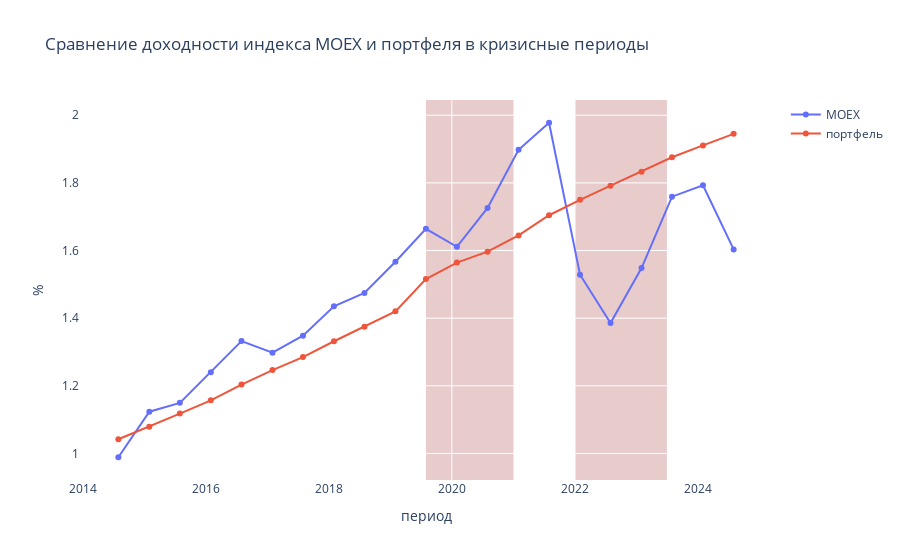

This figure's notebook cell:
### Code cell
def cumulative_log_return(df: pd.DataFrame) -> pd.DataFrame:
    log_returns = np.log(df / df.shift(1))  # Логарифмическая доходность
    cumulative_log_returns = log_returns.cumsum()  # Кумулятивная логарифмическая доходность
    return cumulative_log_returns

data_moex = pd.read_csv("data/MOEX.csv", index_col="TRADEDATE", parse_dates=["TRADEDATE"])
# data_moex = data_moex['return'][data_moex.index  >= "2014-01-01 00:00:00"]

moex = data_moex
# moex = moex.set_index("TRADEDATE")
moex = moex[moex.index >= '2014-07-01 00:00:00']
moex = moex[moex.index < '2025-01-01 00:00:00']
periods = generate_half_year_dates(moex)
moex['income'] = cumulative_log_return(moex['OPEN'])

income = []
for per in periods:
    stop = per + pd.DateOffset(months=6)
    period_data = moex[(moex.index >= per) & (moex.index < stop)].copy()
    # print(per,  period_data['income'].mean())
    income.append(1+period_data['income'].mean())

sub = data_portfel
sub['fact_proc'] = 1 + sub["fact_income"]/200
sub["fact_cum_proc"] = sub["fact_proc"].cumprod()
sub["fact_cum_percent"] = (sub["fact_proc"].cumprod() - 1) * 100

fig = go.Figure()
fig.add_trace(go.Scatter(y=income, x=periods, mode="lines+markers", name="MOEX"))
fig.add_trace(go.Scatter(y=sub["fact_cum_proc"], x=sub["period"], mode="lines+markers", name="портфель"))
# fig.add_hline(y=1.5, line_color='black', line_width=2, line_dash='dot')
# fig.add_hline(y=2, line_color='black', line_width=2, line_dash='dot')



fig.add_shape(
    type="rect",
    x0="2019-07-31", x1="2021-01-01",
    y0=0, y1=1,
    xref="x", yref="paper",
    fillcolor="darkred",
    opacity=0.2,
    layer="below",
    line_width=0,
)


fig.add_shape(
    type="rect",
    x0="2022-01-01", x1="2023-07-01",
    y0=0, y1=1,
    xref="x", yref="paper",
    fillcolor="darkred",
    opacity=0.2,
    layer="below",
    line_width=0,
)


fig.update_layout(
        title="Сравнение доходности индекса MOEX и портфеля в кризисные периоды",
        xaxis_title="период",
        yaxis_title="%",
        plot_bgcolor="white",
        xaxis=dict(showgrid=True),
        yaxis=dict(showgrid=True),
    )
fig.show()

### Figure 1 — Plotly figure (JSON) as saved in the notebook; plotly's stock layout.template omitted (floating-point values rounded to 4 significant figures)
{"data": [{"mode": "lines+markers", "name": "MOEX", "type": "scatter", "x": ["2014-07-31T00:00:00", "2015-01-31T00:00:00", "2015-07-31T00:00:00", "2016-01-31T00:00:00", "2016-07-31T00:00:00", "2017-01-31T00:00:00", "2017-07-31T00:00:00", "2018-01-31T00:00:00", "2018-07-31T00:00:00", "2019-01-31T00:00:00", "2019-07-31T00:00:00", "2020-01-31T00:00:00", "2020-07-31T00:00:00", "2021-01-31T00:00:00", "2021-07-31T00:00:00", "2022-01-31T00:00:00", "2022-07-31T00:00:00", "2023-01-31T00:00:00", "2023-07-31T00:00:00", "2024-01-31T00:00:00", "2024-07-31T00:00:00"], "y": [0.9888, 1.124, 1.15, 1.24, 1.332, 1.298, 1.348, 1.435, 1.474, 1.567, 1.664, 1.611, 1.726, 1.898, 1.978, 1.528, 1.385, 1.548, 1.759, 1.793, 1.603]}, {"mode": "lines+markers", "name": "портфель", "type": "scatter", "x": ["2014-07-31", "2015-01-31", "2015-07-31", "2016-01-31", "2016-07-31", "2017-01-31", "2017-07-31", "2018-01-31", "2018-07-31", "2019-01-31", "2019-07-31", "2020-01-31", "2020-07-31", "2021-01-31", "2021-07-31", "2022-01-31", "2022-07-31", "2023-01-31", "2023-07-31", "2024-01-31", "2024-07-31"], "y": [1.042, 1.079, 1.118, 1.157, 1.204, 1.247, 1.285, 1.332, 1.375, 1.42, 1.515, 1.564, 1.597, 1.645, 1.704, 1.75, 1.792, 1.833, 1.876, 1.911, 1.945]}], "layout": {"plot_bgcolor": "white", "shapes": [{"fillcolor": "darkred", "layer": "below", "line": {"width": 0}, "opacity": 0.2, "type": "rect", "x0": "2019-07-31", "x1": "2021-01-01", "xref": "x", "y0": 0, "y1": 1, "yref": "paper"}, {"fillcolor": "darkred", "layer": "below", "line": {"width": 0}, "opacity": 0.2, "type": "rect", "x0": "2022-01-01", "x1": "2023-07-01", "xref": "x", "y0": 0, "y1": 1, "yref": "paper"}], "title": {"text": "Сравнение доходности индекса MOEX и портфеля в кризисные периоды"}, "xaxis": {"showgrid": true, "title": {"text": "период"}}, "yaxis": {"showgrid": true, "title": {"text": "%"}}}}
